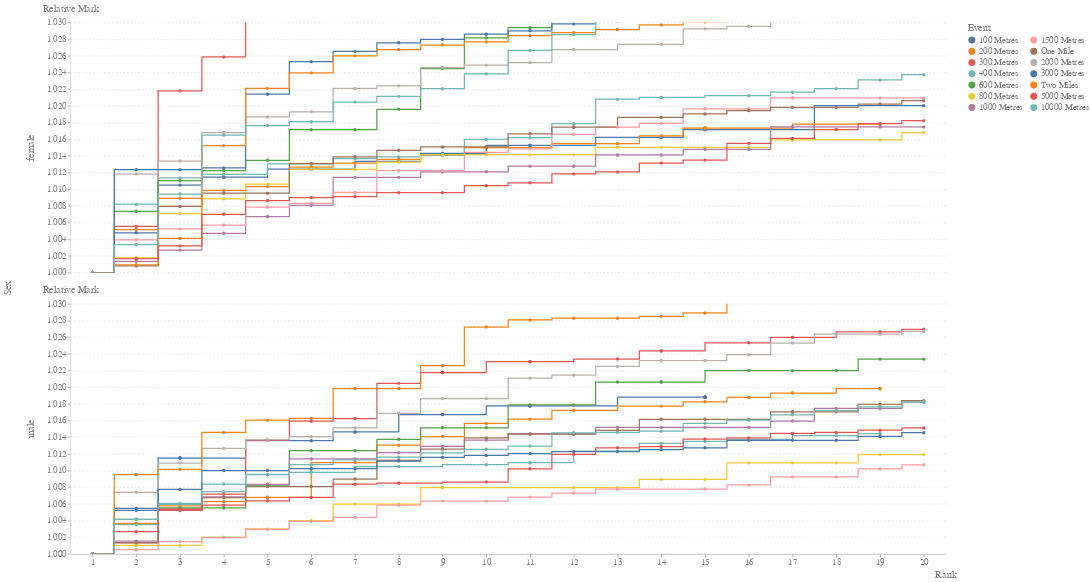

Source (notebook cell):
### Code cell
(
    alt.Chart(
        df.sort("Rank")
        .groupby("Event", "Sex", maintain_order=True)
        .head(20)
        .drop("Date", "DOB")
        .filter(c("Is Running"))
        .filter(c("On Track"))
        .filter(c("Event").str.contains("Hurdles").is_not())
        .filter(c("Event").str.contains("Steeple").is_not())
        .sort("Event Distance")
    )
    .mark_line(interpolate="step", clip=True, point=True, strokeWidth=2)
    .encode(
        x=alt.X("Rank:N").scale(zero=False),
        y=alt.Y("Relative Mark:Q").scale(domain=(1, 1.03)),
        color=(
            alt.Color("Event:N", sort=None).legend(
                columns=2, symbolLimit=0, labelLimit=0
            )
        ),
        # strokeDash="Sex:N",
        row="Sex:N",
        tooltip=["Event:N"],
    )
    .properties(width=1400, height=400)
    .interactive()
)

### Figure 1 — Vega-Lite specification as saved in the notebook (floating-point values rounded to 4 significant figures; data arrays with more than 128 entries replaced by an {"elided": "..."} marker saying what was removed)
{"config": {"text": {"color": "gray", "fontSize": 14}, "title": {"anchor": "middle", "fontWeight": "normal", "titleFontWeight": "normal", "labelFontWeight": "normal", "fontSize": 30, "titleFontSize": 16, "labelFontSize": 14, "color": "gray", "titleColor": "gray", "labelColor": "gray", "tickColor": "gray", "domainColor": "gray"}, "header": {"titleFontSize": 16, "labelFontSize": 16, "color": "gray", "titleColor": "gray", "labelColor": "gray", "titleFontWeight": "normal"}, "view": {"height": 350, "width": 1400, "strokeWidth": 0, "fill": "white"}, "axis": {"domain": true, "domainColor": "gray", "domainWidth": 1, "gridWidth": 1, "labelAngle": 0, "tickSize": 5, "gridCap": "round", "gridDash": [2, 4], "fontWeight": "normal", "titleFontWeight": "normal", "labelFontWeight": "normal", "fontSize": 30, "titleFontSize": 16, "labelFontSize": 14, "color": "gray", "titleColor": "gray", "labelColor": "gray", "tickColor": "gray"}, "axisX": {"titleAnchor": "end", "titleAlign": "center"}, "axisY": {"titleAnchor": "end", "titleAngle": 0, "titleAlign": "center", "titleY": -15, "titleX": 0}, "axisLeft": {"labelAlign": "right"}, "axisRight": {"titleAnchor": "end", "titleAngle": 0, "titleAlign": "center", "titleY": -15, "tickSize": 5, "tickColor": "gray", "labelPadding": 5, "labelAlign": "left"}, "facet": {"spacing": 50}, "legend": {"fontWeight": "normal", "titleFontWeight": "normal", "labelFontWeight": "normal", "fontSize": 30, "titleFontSize": 16, "labelFontSize": 14, "color": "gray", "titleColor": "gray", "labelColor": "gray", "tickColor": "gray", "domainColor": "gray"}}, "data": {"name": "data-c580e98d4e1128dc27b9980640a255bf"}, "mark": {"type": "line", "clip": true, "interpolate": "step", "point": true, "strokeWidth": 2}, "encoding": {"color": {"field": "Event", "legend": {"columns": 2, "symbolLimit": 0, "labelLimit": 0}, "sort": null, "type": "nominal"}, "row": {"field": "Sex", "type": "nominal"}, "tooltip": [{"field": "Event", "type": "nominal"}], "x": {"field": "Rank", "scale": {"zero": false}, "type": "nominal"}, "y": {"field": "Relative Mark", "scale": {"domain": [1, 1.03]}, "type": "quantitative"}}, "height": 400, "params": [{"name": "param_23", "select": {"type": "interval", "encodings": ["x", "y"]}, "bind": "scales"}], "width": 1400, "$schema": "https://vega.github.io/schema/vega-lite/v5.8.0.json", "datasets": {"data-c580e98d4e1128dc27b9980640a255bf": {"elided": "560 records"}}}
